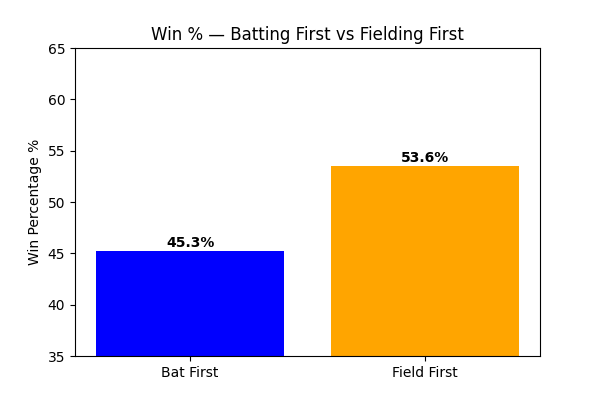

Python code for this plot:
import pandas as pd
import matplotlib.pyplot as plt

matches=pd.read_csv(r"C:\Users\vidya\OneDrive\Desktop\portfolio\ipl-analysis\matches.csv")
deliveries = pd.read_csv(r"C:\Users\vidya\OneDrive\Desktop\portfolio\ipl-analysis\deliveries.csv")

"""sql : select winner from matches where toss decision = "bat" """

win=matches[matches['toss_winner'] == matches['winner']]

loss=matches[matches['toss_winner']!=matches['winner']]

bat_and_won = matches[(matches['toss_decision']=='bat') & (matches['toss_winner']==matches['winner'])]

bat_and_lost = matches[(matches['toss_decision']=='bat') & (matches['toss_winner']!=matches['winner'])]

field_and_won = matches[(matches['toss_decision']=='field') & (matches['toss_winner']==matches['winner'])]

field_and_lost = matches[(matches['toss_decision']=='field') & (matches['toss_winner']!=matches['winner'])]

bat_won_count=len(bat_and_won)

bat_lost_count=len(bat_and_lost)

field_won_count=len(field_and_won)

field_lost_count=len(field_and_lost)

print(f"number of matches won when batting is choosen : {bat_won_count}")

print(f"number of matches lost when batting is choosen : {bat_lost_count}")

print(f"number of matches won when fielding is choosen : {field_won_count}")

print(f"number of matches lost when fielding is choosen : {field_lost_count}")

if(bat_won_count>field_won_count):
    print("Choosing batting first is better to win")
else:
    print("Choosing fielding first is better to win")

bat_win_pct = bat_won_count / (bat_won_count + bat_lost_count) * 100
field_win_pct = field_won_count / (field_won_count + field_lost_count) * 100

labels = ['Bat First', 'Field First']
values = [bat_win_pct, field_win_pct]

plt.figure(figsize=(6,4))
plt.bar(labels, values, color=['blue', 'orange'])
plt.title('Win % — Batting First vs Fielding First')
plt.ylabel('Win Percentage %')
plt.ylim(35, 65)
for i, v in enumerate(values):
    plt.text(i, v+0.3, f'{v:.1f}%', ha='center', fontweight='bold')
plt.savefig('batting_vs_fielding.png')
plt.show()
